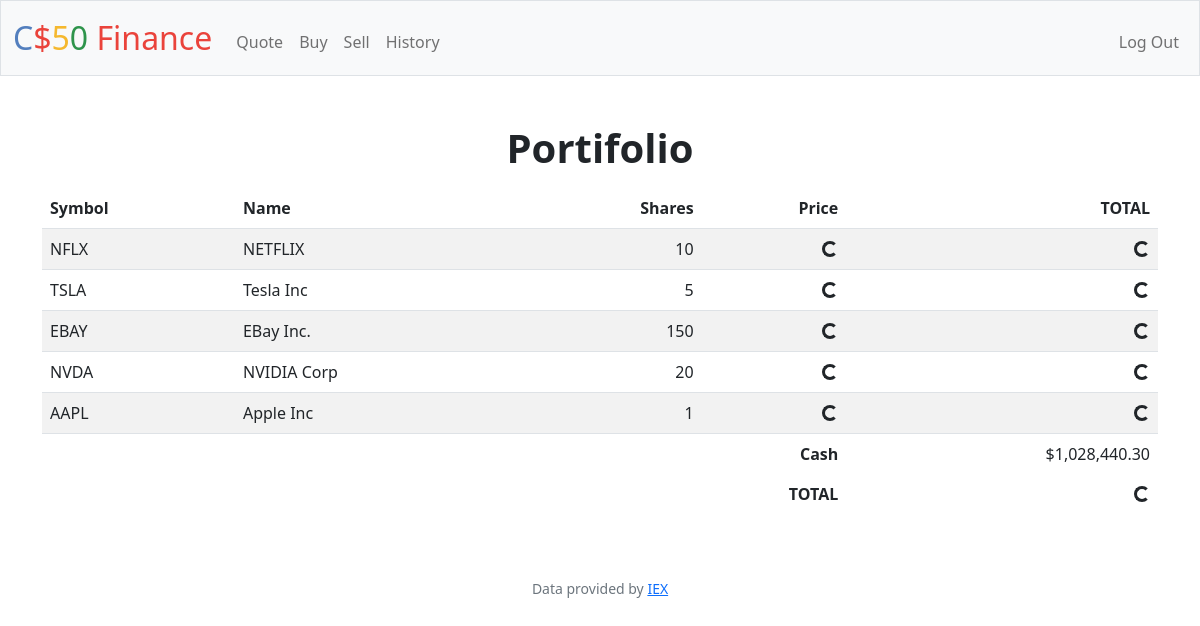
The app's page / (signed in), older data.
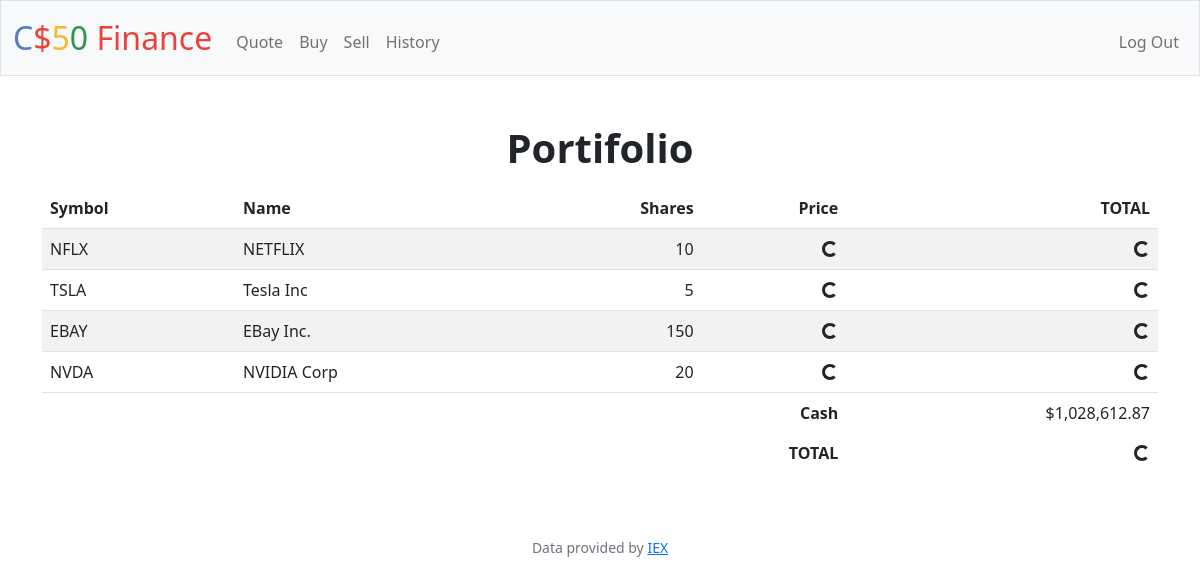
The same page, newer data.
### tables this page shows
CREATE TABLE users_stocks (user_id INTEGER, stock_symbol TEXT NOT NULL, stock_name TEXT NOT NULL, quantity INTEGER NOT NULL, FOREIGN KEY(user_id) REFERENCES users(id));

### app.py (the view)
@app.route("/")
@login_required
def index():
    user_id = session["user_id"]
    portifolio_data = db.execute("SELECT * FROM users_stocks "
                                 " WHERE user_id = ?", user_id)
    cash = db.execute("SELECT cash FROM users WHERE id = ?", user_id)
    cash = usd(cash[0]["cash"])
    return render_template("index.html",
                           portifolio_data=portifolio_data, cash=cash)

### app.py (called while the page is built)
@app.after_request
def after_request(response):
    response.headers["Cache-Control"] = "no-cache, no-store, must-revalidate"
    response.headers["Expires"] = 0
    response.headers["Pragma"] = "no-cache"
    return response

### helpers.py (called while the page is built)
def login_required(f):
    @wraps(f)
    def decorated_function(*args, **kwargs):
        if session.get("user_id") is None:
            return redirect("/login")
        return f(*args, **kwargs)
    return decorated_function

def usd(value):
    return f"${value:,.2f}"

### templates/index.html (shortened to what this page needs)
{% extends "layout.html" %}
{% block main %}
    <h1 class="h1 fw-bold mb-3">Portifolio</h1>
    <div class="container mw-80">
        <table class="table table-striped">
            <thead>
                <tr>
                    <th scope="col" class="text-start">Symbol</th>
                    <th scope="col" class="text-start">Name</th>
                    <th scope="col" class="text-end">Shares</th>
                    <th scope="col" class="text-end">Price</th>
                    <th scope="col" class="text-end">TOTAL</th>
                </tr>
            </thead>
            <tbody class="border-top">
                {% for data in portifolio_data  %}
                <tr>
                    <td class="text-start">
                        {{ data["stock_symbol"] }}
                    </td>
                    <td class="text-start">
                        {{ data["stock_name"] }}
                    </td>
                    <td class="text-end" id="qty-{{ data["stock_symbol"] }}">
                        {{ data["quantity"] }}
                    </td>
                    <td class="text-end" id="price-{{ data["stock_symbol"] }}">
                        <div class="spinner-border spinner-border-sm" role="status">
                        </div>
                    </td>
                    <td class="text-end" id="sum-{{ data["stock_symbol"] }}">
                        <div class="spinner-border spinner-border-sm" role="status">
                        </div>
                    </td>
                </tr>
                {% endfor %}
            </tbody>
            <tfoot class="border-top">
                <tr>
                    <th class="text-end border-0" colspan="4">Cash</th>
                    <td class="text-end border-0" id="cash">{{ cash }}</td>
                </tr>
                <tr>
                    <th class="text-end border-0" colspan="4">TOTAL</th>
                    <td class="text-end border-0" id="total">
                        <div class="spinner-border spinner-border-sm" role="status">
                        </div>
                    </td>
                </tr>
            </tfoot>
        </table>
    </div>
{% endblock %}

Row changes from the older to the newer data that the page shows:
removed users_stocks: stock_symbol "AAPL", stock_name "Apple Inc", quantity "1"
Text that changed along with them:
{{ cash }}: "$1,028,440.30" → "$1,028,612.87"
